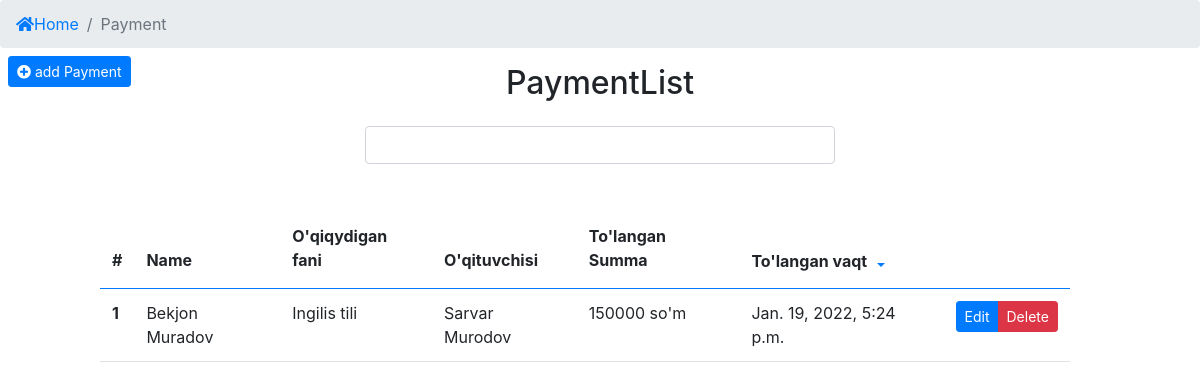
Screenshot of /profile/payment/this_year/ (signed in) with the database file from the repository.
### app/models.py (models this page shows, shortened)
class Payment(models.Model):
    student = models.ForeignKey(Student, verbose_name=_("Talaba"), on_delete=models.CASCADE)
    subject = models.ForeignKey(Subject, verbose_name=_("Qaysi fan uchun"), on_delete=models.CASCADE)
    teacher = models.ForeignKey(Teacher, verbose_name=_("O'qituvchisi"), on_delete=models.CASCADE)
    payment = models.IntegerField(_("Tolov summasi"), default=0)
    payed_date = models.DateTimeField(_("To'langan vaqt"), auto_now_add=True)
    def __str__(self):
        return f'{self.student.f_name} {self.payment} so\'m'
    """To'langan umumiy summa olish"""
    """O'qituvchilarga To'lanadigan umumiy summa"""
    """Centerning umumiy harajatlari"""
    """Centerga qoladigan soft foyda"""

class Student(models.Model):
    f_name = models.CharField(_("To'liq ismi"), max_length=100)
    subject = models.ForeignKey(Subject, verbose_name=_("O'rganadigan fani"), on_delete=models.CASCADE)
    teacher = models.ForeignKey(Teacher, verbose_name=_("O'qituvchisi"), on_delete=models.CASCADE)
    phone_num = models.CharField(_("Telefon raqami"), max_length=9)
    study_days = models.CharField(_("O'qish Kunlari"), max_length=50, choices=study_days, default='option')
    study_type = models.CharField(_("O'qish turi"), max_length=50, choices=study_type, default='option')
    lesson_time = models.CharField(_("Dars boshlanish vaqti"), max_length=50)
    registered_date = models.DateTimeField(_("Ro'yhatga olingan vaqti"), auto_now_add=True)
    """Bitta student shu oyda necha pul tolov qilganligini ko'rsatadi"""

class Subject(models.Model):
    name =models.CharField(_("Fan nomi"), max_length=100)
    added_date = models.DateTimeField(_("qoshilgan fani"), auto_now_add=True)
    """Bitta fan uchun shu oyda qancha tolanganligini ko'rsatadi"""
    """Bitta fanda nechta o'qituvchi borligini ko'rsatadi"""
    """Bitta fanda nechta o'quvchi borligini ko'rsatadi"""

class Teacher(models.Model):
    f_name = models.CharField(_("To'liq ismi"), max_length=100)
    subject = models.ForeignKey(Subject, verbose_name=_("O'qitadigan fani"), on_delete=models.CASCADE)
    address = models.CharField(_("Manzil"), max_length=100)
    phone_num = models.CharField(_("Telefon raqami"), max_length=9)
    registred_time = models.DateTimeField(_("royhatga olingan vaqt"), auto_now_add=True)
    """Bitta fan uchun shu oyda qancha tolanganligini ko'rsatadi"""
    """Bitta o'qituvchi qancha oylik olishligini ko'rsatadi"""
    """Hamma o'qituvchi qancha olishligini ko'rsatadi"""
    """Bitta O'qituvchida nechta o'quvchi borligini ko'rsatadi"""

### app/views.py (the view)
# urls.py: path("payment/this_year/", This_year, name="ThisYear"),
def This_year(request):
    this_year = int(datetime.now().year)
    pay = Payment.objects.all()
    this_year_list = []
    for i in pay:
        if i.payed_date.year == this_year:
            this_year_list.append(i)
    paginator = Paginator(this_year_list, 10) # Show 10 list per page.
    page_number = request.GET.get('page')
    page_obj = paginator.get_page(page_number)
    context = {
        'page_obj':page_obj,
        'object_list':this_year_list,
    }
    return render(request, 'payment/payment_history/payment_history_this_year.html', context)

### app/templates/payment/payment_history/payment_history_this_year.html (shortened to what this page needs)
{% extends "index.html" %}
{% block content %}
<nav aria-label="breadcrumb">
    <ol class="breadcrumb">
        <li class="breadcrumb-item"><a href="/"><i class="fas fa-home"></i>Home</a></li>
        <li class="breadcrumb-item active" aria-current="page">Payment</li>
    </ol>
</nav>
<div class="text-left fixed-top mt-5">
    <a href="{% url 'app:RegisterPayment' %}" class="btn btn-primary btn-sm mt-2 ml-2"><i class="fas fa-plus-circle"></i> add Payment</a>
</div>
<div class="container1">
    <div class="wrapper text-center">
        <h2 class="">PaymentList</h2>
    </div>
    <div class="col-md-5 m-auto">
        <form action="" class="my-4" method="get">
            <input class="form-control" type="search" name="W" aria-label="search" placeholder="">
        </form>
    </div>
    <div class="row mt-5" style="margin-right: 15px;">
        <div class="col-md-10 m-auto">
            <table class="table table-hover table-borderless">
                <thead class="border-bottom border-primary">
                    <tr>
                        <th scope="col" class="pb-3">#</th>
                        <th scope="col" class="pb-3">Name</th>
                        <th scope="col" class="pb-3">O'qiqydigan fani</th>
                        <th scope="col" class="pb-3">O'qituvchisi</th>
                        <th scope="col" class="pb-3">To'langan Summa</th>
                        <th scope="col">
                            <div class="btn-group">
                                To'langan vaqt
                                <button type="button" class="btn btn-sm btn-link pb-0 dropdown-toggle dropdown-toggle-split" data-toggle="dropdown" aria-expanded="false">
                                </button>
                              </div>
                        </th>
                    </tr>
                </thead>
                <tbody class="">
                    {% for i in object_list %}
                        <tr class="border-bottom">
                            <th scope="row"> {{ forloop.counter }} </th>
                            <td>{{ i.student.f_name }}</td>
                            <td>{{ i.subject.name }}</td>
                            <td>{{ i.teacher.f_name }}</td>
                            <td>{{ i.payment }} so'm</td>
                            <td>{{ i.payed_date }}</td>
                            <td class="btn-group btn-group-sm">
                                <a href="{% url 'app:UpdatePayment' pk=i.pk %}" class="btn btn-primary">Edit</a>
                                {% if user.admin == True %}
                                    <button type="button" class="btn btn-danger" data-toggle="modal" data-target="#exampleModal{{i.pk}}">
                                        Delete
                                    </button>
                                {% endif %}
                            </td>
                        </tr>
                          </div>
                    {% empty %}
                          <tr>
                              <td colspan="6" class="text-center">
                                  <span class="border-bottom border-dark"> <b> Afsus siz soragan malumotlar mavjud emas! </b></span>
                              </td>
                          </tr>
                    {% endfor %}
        </div>
    </div>
{% endblock content %}

### rows the page displays
Payment: student.f_name "Bekjon Muradov", subject.name "Ingilis tili", teacher.f_name "Sarvar Murodov", payment "150000", payed_date "Jan. 19, 2022, 5:24 p.m."
